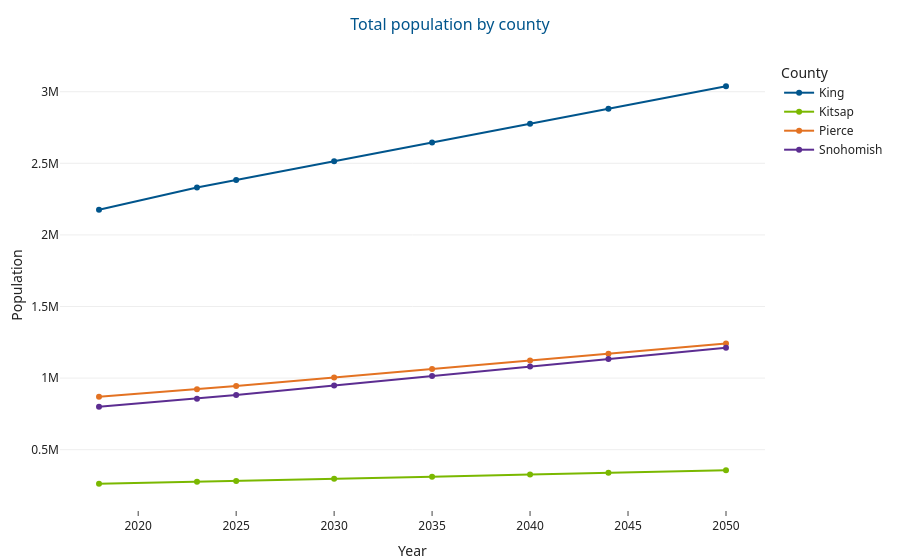

The notebook cell saved with this chart:
### Markdown cell above
## Trajectory by county

### Code cell
trend = ctrl.groupby(['county', 'year'])['total_pop'].sum().reset_index()
fig = px.line(
    trend, x='year', y='total_pop', color='county',
    category_orders={'county': COUNTY_ORDER},
    color_discrete_map=COUNTY_COLORS, markers=True,
    labels={'total_pop': 'Population', 'year': 'Year', 'county': 'County'},
    title='Total population by county',
)
apply_plotly_theme(fig)

### Figure 1 — Plotly figure (JSON) as saved in the notebook; plotly's stock layout.template omitted (floating-point values rounded to 4 significant figures)
{"data": [{"hovertemplate": "County=King<br>Year=%{x}<br>Population=%{y}<extra></extra>", "legendgroup": "King", "line": {"color": "#00558C", "dash": "solid"}, "marker": {"symbol": "circle"}, "mode": "lines+markers", "name": "King", "orientation": "v", "showlegend": true, "type": "scatter", "x": [2018, 2023, 2025, 2030, 2035, 2040, 2044, 2050], "xaxis": "x", "y": [2175227, 2331162, 2383532, 2514465, 2645393, 2776323, 2881068, 3038186], "yaxis": "y"}, {"hovertemplate": "County=Kitsap<br>Year=%{x}<br>Population=%{y}<extra></extra>", "legendgroup": "Kitsap", "line": {"color": "#7AB800", "dash": "solid"}, "marker": {"symbol": "circle"}, "mode": "lines+markers", "name": "Kitsap", "orientation": "v", "showlegend": true, "type": "scatter", "x": [2018, 2023, 2025, 2030, 2035, 2040, 2044, 2050], "xaxis": "x", "y": [262221, 275524, 281512, 296478, 311449, 326415, 338390, 356352], "yaxis": "y"}, {"hovertemplate": "County=Pierce<br>Year=%{x}<br>Population=%{y}<extra></extra>", "legendgroup": "Pierce", "line": {"color": "#E37222", "dash": "solid"}, "marker": {"symbol": "circle"}, "mode": "lines+markers", "name": "Pierce", "orientation": "v", "showlegend": true, "type": "scatter", "x": [2018, 2023, 2025, 2030, 2035, 2040, 2044, 2050], "xaxis": "x", "y": [869909, 921372, 945133, 1004534, 1063933, 1123335, 1170859, 1242139], "yaxis": "y"}, {"hovertemplate": "County=Snohomish<br>Year=%{x}<br>Population=%{y}<extra></extra>", "legendgroup": "Snohomish", "line": {"color": "#5C2D91", "dash": "solid"}, "marker": {"symbol": "circle"}, "mode": "lines+markers", "name": "Snohomish", "orientation": "v", "showlegend": true, "type": "scatter", "x": [2018, 2023, 2025, 2030, 2035, 2040, 2044, 2050], "xaxis": "x", "y": [799356, 855882, 882314, 948378, 1014443, 1080507, 1133358, 1212638], "yaxis": "y"}], "layout": {"legend": {"title": {"text": "County"}, "tracegroupgap": 0}, "title": {"text": "Total population by county"}, "xaxis": {"anchor": "y", "domain": [0, 1], "title": {"text": "Year"}}, "yaxis": {"anchor": "x", "domain": [0, 1], "title": {"text": "Population"}}}}
